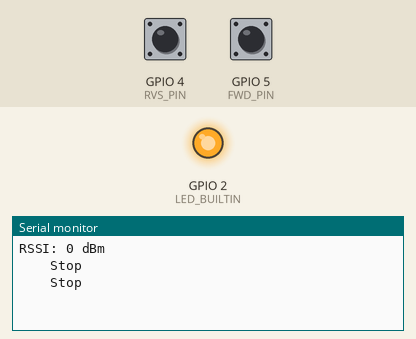
Bench run of a sketch on a simulated ESP8266 (NodeMCU). Shown: output pins drawn as LEDs (lit = HIGH, except the on-board LED, lit = LOW), the last lines printed to the serial monitor. The test bench sets the inputs (shaded band); at power-on: GPIO 4 (RVS_PIN) HIGH, GPIO 5 (FWD_PIN) HIGH. WiFi joins after 1.5 s; servers stay silent unless stated.

Above: at 3.4 s.
3.5 s: GPIO 4 (RVS_PIN) pulled LOW for 1 s
At 4.5 s:
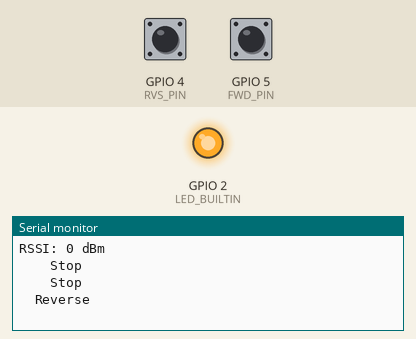
6.0 s: GPIO 5 (FWD_PIN) pulled LOW for 1 s
At 6.6 s:
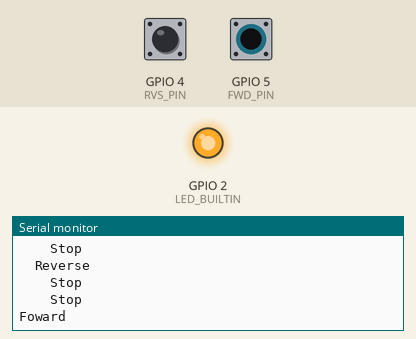

Measured:
- after the input at 3.5 s, the serial monitor: prints a new line after 0.30 s (image 1)
- after the input at 6.0 s, the serial monitor: prints a new line after 0.21 s (image 2)

The sketch:

Remote_Control.ino
```cpp
#include <ESP8266WiFi.h>
#include <Arduino_JSON.h>
#define DEBUGGING

#define FWD_PIN         5    // D1 Forward direction
#define RVS_PIN         4    // D2 Reverse direction
//#define LED_PIN        13    // D7


#define HOST_IP        "192.168.0.192"
#define HOST_PORT      8000
#define WIFI_INTERVAL  250

JSONVar myJSON;
WiFiClient wificlient;
unsigned long lasttime_ok;
unsigned long lasttime_led = millis();

void setup() {
  Serial.begin(57600);
  WiFi.enableAP(false);
  WiFi.mode(WIFI_STA);
  wifi_begin();
  WiFi.setAutoReconnect(true);
  WiFi.persistent(true);
  wificlient.setTimeout(200);
  pinMode(FWD_PIN, INPUT_PULLUP);
  pinMode(RVS_PIN, INPUT_PULLUP);
  pinMode(LED_BUILTIN, OUTPUT);

  //JSON_send_key_value("Fwd", 1);
  delay(1000);
  while (!wificlient.connect(HOST_IP, HOST_PORT)) {
      #ifdef DEBUGGING
         Serial.println("\t,  Connection to robot failed !!!!");
      #endif
      delay(1000);
   }
   delay(1000);
  //JSON_send_key_value("Fwd", 0);
  Serial.printf("RSSI: %d dBm\n", WiFi.RSSI());

}

// ============================= Loop ==================================

void loop() {
  static bool is_OK;
  static int ledState = LOW;
  boolean fwd_onoff; // = digitalRead(FWD_PIN);
  boolean rvs_onoff;// = digitalRead(RVS_PIN);

  fwd_onoff = digitalRead(FWD_PIN);
  rvs_onoff = digitalRead(RVS_PIN);

  //lasttime_ok = millis() ;

  //delay(400);
  is_OK = false;

  if (!fwd_onoff) {
    Serial.println("Foward");
    is_OK = JSON_send_key_value("Run", 1);
   // if (JSON_send_key_value("Run", 1)) {  // forward
   //    lasttime_ok = millis();

  //  }
  } else if (!rvs_onoff) {
    Serial.println("  Reverse");
    is_OK = JSON_send_key_value("Run", 2);
   // if (JSON_send_key_value("Run", 2)) lasttime_ok = millis() ; // reverse

  } else {
    Serial.println("    Stop");
    is_OK = JSON_send_key_value("Run", 0);
   // if (JSON_send_key_value("Run", 0)) lasttime_ok = millis() ; // else stop
  }
  if (is_OK) {
    if ( (millis() - lasttime_led) > 1000) {
      if (ledState == LOW) {
        ledState = HIGH;
      } else {
        ledState = LOW;
      }
      //Serial.print(ledState); Serial.println (" ---- OKKKKK");
      digitalWrite(LED_BUILTIN, ledState);
      lasttime_led = millis();
    }
    //Serial.println("   Succesful");
    delay(200);
  } else {
    delay(400);
  }
  // put your main code here, to run repeatedly:

}
```

JSON.ino
```cpp
String inpstr;

bool JSON_send_key_value(String key, int value) {
//   if (!wificlient.connect(HOST_IP, HOST_PORT)) {
//      #ifdef DEBUG
//         Serial.println("\t,  Connection to robot failed !!!!");
//      #endif
//      delay(1);
//      return;
//   }
   if ( wificlient.connect(HOST_IP, HOST_PORT)) {
      wificlient.print("{\"" + key + "\":" + String(value) + "}<");
      wificlient.flush();
     // delay(10);
      inpstr = wificlient.readStringUntil('<');
      #ifdef DEBUGGING
         Serial.println(inpstr);
      #endif
      if (inpstr == "OK") {
        return true;
      }
   //} else {
   //delay(100);
    //  wificlient.flush();
   }
   return false;

  // while(wificlient.available()) {
   //   char c = wificlient.read();
   //   Serial.print(c);
   //}
}
```
